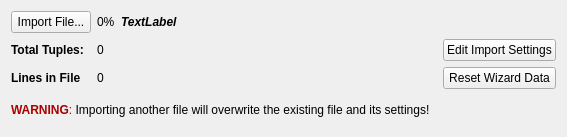
<?xml version="1.0" encoding="UTF-8"?>
<ui version="4.0">
 <class>ReadASCIIDataWidget</class>
 <widget class="QWidget" name="ReadASCIIDataWidget">
  <property name="geometry">
   <rect>
    <x>0</x>
    <y>0</y>
    <width>567</width>
    <height>137</height>
   </rect>
  </property>
  <property name="windowTitle">
   <string>Form</string>
  </property>
  <layout class="QGridLayout" name="gridLayout">
   <item row="3" column="2">
    <widget class="QLabel" name="tupleDims">
     <property name="sizePolicy">
      <sizepolicy hsizetype="Maximum" vsizetype="Preferred">
       <horstretch>0</horstretch>
       <verstretch>0</verstretch>
      </sizepolicy>
     </property>
     <property name="text">
      <string>0</string>
     </property>
    </widget>
   </item>
   <item row="0" column="1">
    <widget class="QPushButton" name="importFileBtn">
     <property name="text">
      <string>Import File...</string>
     </property>
    </widget>
   </item>
   <item row="2" column="1">
    <widget class="QLabel" name="tupleCountLabel">
     <property name="text">
      <string>&lt;html&gt;&lt;head/&gt;&lt;body&gt;&lt;p&gt;&lt;span style=&quot; font-weight:600;&quot;&gt;Total Tuples:&lt;/span&gt;&lt;/p&gt;&lt;/body&gt;&lt;/html&gt;</string>
     </property>
    </widget>
   </item>
   <item row="0" column="2">
    <widget class="QLabel" name="loadingProgress">
     <property name="sizePolicy">
      <sizepolicy hsizetype="Maximum" vsizetype="Preferred">
       <horstretch>0</horstretch>
       <verstretch>0</verstretch>
      </sizepolicy>
     </property>
     <property name="text">
      <string>0%</string>
     </property>
    </widget>
   </item>
   <item row="2" column="2">
    <widget class="QLabel" name="tupleCount">
     <property name="sizePolicy">
      <sizepolicy hsizetype="Maximum" vsizetype="Preferred">
       <horstretch>0</horstretch>
       <verstretch>0</verstretch>
      </sizepolicy>
     </property>
     <property name="text">
      <string>0</string>
     </property>
    </widget>
   </item>
   <item row="0" column="3" colspan="2">
    <widget class="QLabel" name="fileImportedLabel">
     <property name="font">
      <font>
       <pointsize>9</pointsize>
       <weight>75</weight>
       <bold>true</bold>
      </font>
     </property>
     <property name="text">
      <string>&lt;html&gt;&lt;head/&gt;&lt;body&gt;&lt;p&gt;&lt;span style=&quot; font-size:9pt; font-weight:600; font-style:italic;&quot;&gt;TextLabel&lt;/span&gt;&lt;/p&gt;&lt;/body&gt;&lt;/html&gt;</string>
     </property>
    </widget>
   </item>
   <item row="3" column="1">
    <widget class="QLabel" name="tupleDimsLabel">
     <property name="text">
      <string>&lt;html&gt;&lt;head/&gt;&lt;body&gt;&lt;p&gt;&lt;span style=&quot; font-weight:600;&quot;&gt;Lines in File&lt;/span&gt;&lt;/p&gt;&lt;/body&gt;&lt;/html&gt;</string>
     </property>
    </widget>
   </item>
   <item row="4" column="1" colspan="3">
    <widget class="QLabel" name="warningLabel">
     <property name="text">
      <string>&lt;html&gt;&lt;head/&gt;&lt;body&gt;&lt;p&gt;&lt;span style=&quot; font-size:9pt; font-weight:600; color:#aa0000;&quot;&gt;WARNING&lt;/span&gt;&lt;span style=&quot; font-size:9pt; color:#aa0000;&quot;&gt;: &lt;/span&gt;&lt;span style=&quot; font-size:9pt; color:#000000;&quot;&gt;Importing another file will overwrite the existing file and its settings!&lt;/span&gt;&lt;/p&gt;&lt;/body&gt;&lt;/html&gt;</string>
     </property>
    </widget>
   </item>
   <item row="2" column="4">
    <widget class="QPushButton" name="editImportSettings">
     <property name="text">
      <string>Edit Import Settings</string>
     </property>
    </widget>
   </item>
   <item row="3" column="4">
    <widget class="QPushButton" name="resetWizardBtn">
     <property name="text">
      <string>Reset Wizard Data</string>
     </property>
    </widget>
   </item>
   <item row="2" column="3" rowspan="2">
    <spacer name="horizontalSpacer">
     <property name="orientation">
      <enum>Qt::Horizontal</enum>
     </property>
     <property name="sizeHint" stdset="0">
      <size>
       <width>40</width>
       <height>20</height>
      </size>
     </property>
    </spacer>
   </item>
  </layout>
 </widget>
 <resources/>
 <connections/>
</ui>
